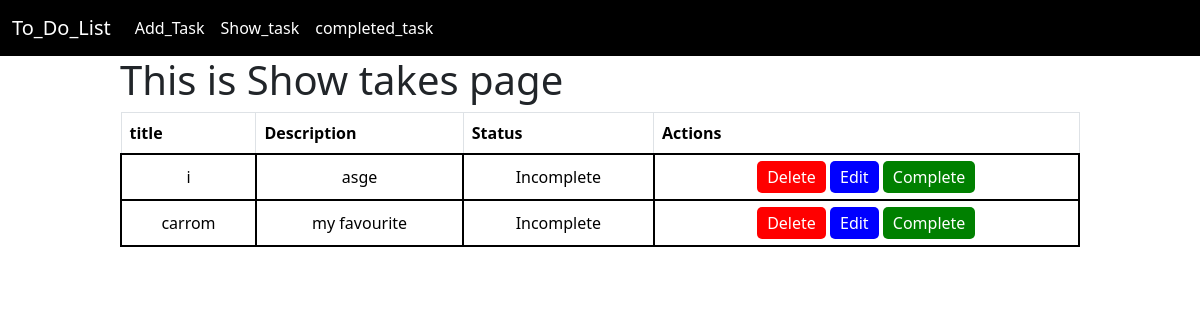
The page /show_taks/ on the database its author committed.
### first_app/models.py (models this page shows, shortened)
class TaskModel(models.Model):
    taskTitle = models.CharField(max_length=100)
    taskDescription = models.CharField(max_length=500)
    is_completed = models.BooleanField(default=False)

### first_app/views.py (the view)
# urls.py: path("show_taks/", views.show_taks, name="show_taks"),
def show_taks(request):
    tasks = TaskModel.objects.filter(is_completed=False)
    return render(request, "./show_task.html", {"tasks": tasks})

### first_app/templates/show_task.html (shortened to what this page needs)
{% extends 'base.html'%}
{% block content %}
 <div style='width:80%;margin:auto;'>
    <h1> This is Show takes page </h1>
    <table class="table table-bordered">
        <thead>
          <tr>
            <th scope="col">title</th>
            <th scope="col">Description</th>
            <th scope="col">Status</th>
            <th scope="col">Actions</th>
          </tr>
        </thead>
        <tbody>
          <tr>
            {% for task in tasks %}
            <tr>
              <td style="text-align: center; padding: 10px; border: 2px solid black;">{{ task.taskTitle }}</td>
              <td style="text-align: center; padding: 10px; border: 2px solid black;">{{ task.taskDescription }}</td>
              <td style="text-align: center; padding: 10px; border: 2px solid black;">
                {% if task.is_completed %}
                Completed
                {% else %}
                Incomplete
                {% endif %}
              </td>
              <td style="text-align: center; padding: 10px; border: 2px solid black;">
                <a href="{% url 'delete_task' task.id %}" style="background-color: red; color: white; padding: 5px 10px; border-radius: 5px; text-decoration: none;">Delete</a>
                <a href="{% url 'edit_task' task.id %}" style="background-color: blue; color: white; padding: 5px 10px; border-radius: 5px; text-decoration: none;">Edit</a>
                <a href="{% url 'complete_task' task.id %}" style="background-color: green; color: white; padding: 5px 10px; border-radius: 5px; text-decoration: none;">Complete</a>
              </td>
            </tr>
            {% endfor %}
          </tr>
        </tbody>
      </table>
 </div>
{% endblock %}

### rows shown on the page
TaskModel: taskTitle "i", taskDescription "asge", is_completed "Incomplete"
TaskModel: taskTitle "carrom", taskDescription "my favourite", is_completed "Incomplete"
